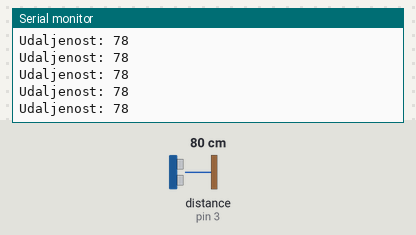
The sketch below on a simulated Arduino Uno, built with avr-gcc and run on an emulated ATmega328P. Shown: the last lines printed to the serial monitor. Wiring (inferred from the names in the program): ultrasonic range finder: trigger pin 2; echo pin 3. Inputs (shaded band) come from the test bench; at power-on: distance to the obstacle (sensor on pin 3) 80 cm. The echo pulse lasts 58.3 µs per cm.

Above: at 1.2 s.
1.3 s: distance to the obstacle (sensor on pin 3) set to 2 cm
At 2.4 s:
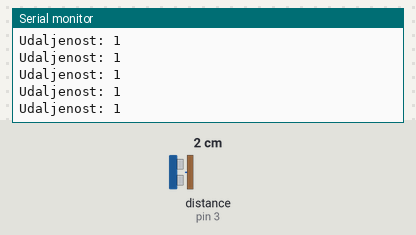
2.8 s: distance to the obstacle (sensor on pin 3) set to 18 cm
At 3.4 s:
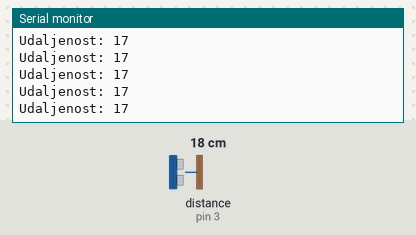
5.8 s: distance to the obstacle (sensor on pin 3) set to 299 cm
At 6.3 s:
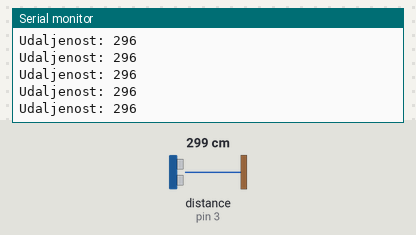
8.8 s: distance to the obstacle (sensor on pin 3) set to 35 cm
At 9.6 s:
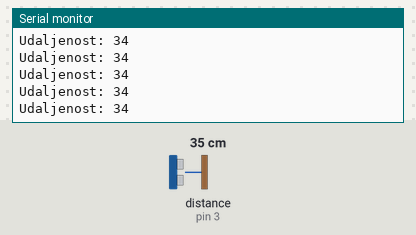
Timing chart, 0 to 11.8 s (numbered marks = the images above; inputs shaded):
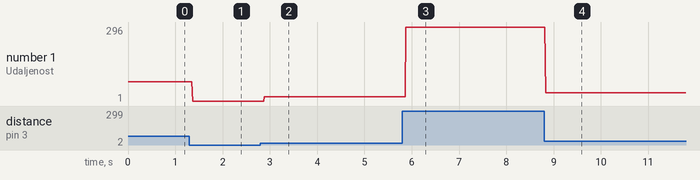

The sketch:

code_only_sonar.ino
```cpp
void setup() {
  pinMode(2, OUTPUT);   // Trigger pin.
  pinMode(3, INPUT);    // Echo pin.
  Serial.begin(9600);
}

void loop() {
  int udaljenost = dajUdaljenost(2, 3);
  Serial.print("Udaljenost: ");
  Serial.println(udaljenost);
}

int dajUdaljenost(int triggerPin, int echoPin)
{
  long duration;
  int distance;

  // Clears the trigPin
  digitalWrite(triggerPin, LOW);
  delayMicroseconds(triggerPin);

  // Sets the trigPin on HIGH state for 10 micro seconds
  digitalWrite(triggerPin, HIGH);
  delayMicroseconds(10);
  digitalWrite(triggerPin, LOW);

  // Reads the echoPin, returns the sound wave travel time in microseconds
  duration = pulseIn(echoPin, HIGH);

  // Calculating the distance
  distance = duration * 0.034 / 2;

  // Prints the distance on the Serial Monitor


  return distance;
}
```

Measured:
- after the input at 1.3 s, the serial monitor: prints a new line after 0.07 s (image 1)
- after the input at 2.8 s, the serial monitor: prints a new line after 0.08 s (image 2)
- after the input at 5.8 s, the serial monitor: prints a new line after 0.08 s (image 3)
- after the input at 8.8 s, the serial monitor: prints a new line at once (image 4)
- plotted number 1: 78 → 1 after the input at 1.3 s, 1 → 17 after the input at 2.8 s, 17 → 296 after the input at 5.8 s, 296 → 34 after the input at 8.8 s
